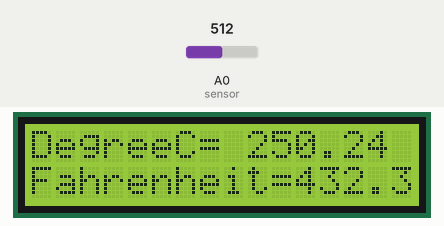
Simulated run of this sketch. Board: Arduino Uno, built with avr-gcc and run on an emulated ATmega328P. Parts: 16×2 character LCD. Inputs (shaded band) come from the test bench; at power-on: A0 (sensor) = 512.

Above: at 4.2 s.
4.3 s: A0 (sensor) set to 716
At 5.5 s:
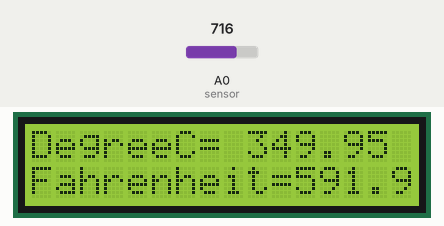
6.0 s: A0 (sensor) set to 900
At 7.1 s:
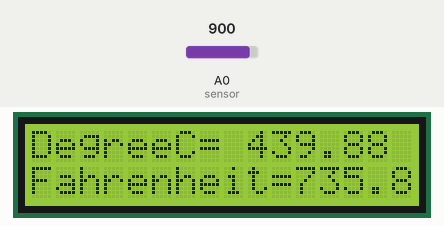
7.6 s: A0 (sensor) set to 1023
At 8.7 s:
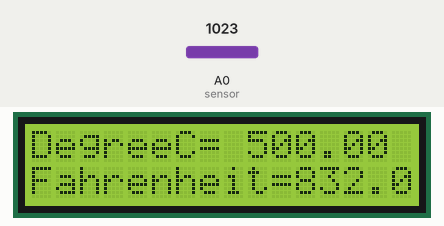
Timing chart, 0 to 10.6 s (numbered marks = the images above; inputs shaded):
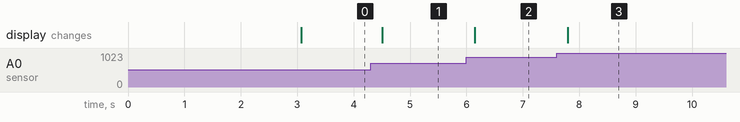

Measured:
- after the input at 4.3 s, the display: changes after 0.21 s (image 1)
- after the input at 6.0 s, the display: changes after 0.15 s (image 2)
- after the input at 7.6 s, the display: changes after 0.19 s (image 3)

The sketch:

lm35.ino
```cpp
#include<LiquidCrystal.h>
//LiquidCrystal lcd(RS, E, D4, D5, D6, D7);

LiquidCrystal lcd(4, 5, 3, 2, 1, 0);
const int sensor=A0; // Assigning analog pin A1 to variable 'sensor'
float tempc; //variable to store temperature in degree Celsius
float tempf; //variable to store temperature in Fahreinheit
float vout; //temporary variable to hold sensor reading

void setup()
{
pinMode(sensor, INPUT); // Configuring pin A1 as input
lcd.begin(16, 2);
lcd.print("Praveen Malik");
delay(3000);
}

void loop()
{
vout=analogRead(sensor);
vout=(vout*500)/1023;
tempc=vout; // Storing value in Degree tempf=(vout* 1.8)+32; // Converting to Fahrenheit
tempf=vout*1.6+32;

lcd.setCursor(0,0);
lcd.print("DegreeC= ");
lcd.print(tempc);

lcd.setCursor(0,1);
lcd.print("Fahrenheit=");
lcd.print(tempf); delay(100);

delay(100);
}
```
